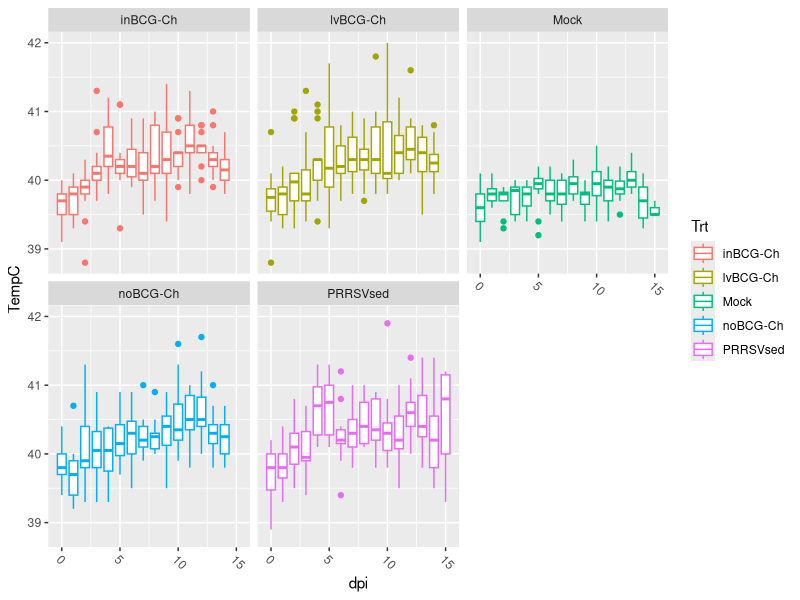
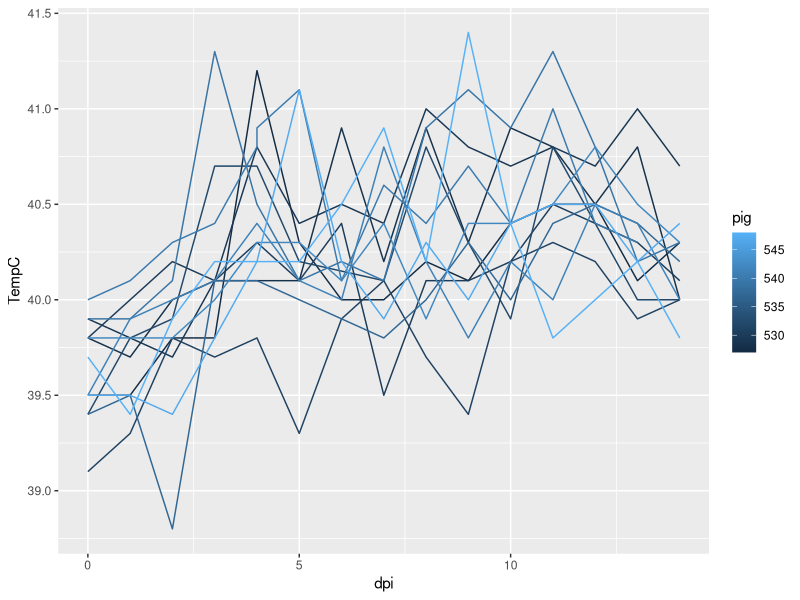

These charts were generated, in order, by the following R code:
setwd("~/Documents/FS Studies/FS17/FS17 Obj2 Temp Data/")
library(tidyverse) ##tidyverse contains ggplot2, dplyr, tidr, readr

Temp <- read.csv(file = "FS17 Obj2 Temp Data.csv", header = T, stringsAsFactors = F)
head(Temp)
Temp %>% ## shows temperature by dpi for each trt group individually
  ggplot(aes(x=dpi,y=TempC)) + 
  geom_boxplot(aes(group = dpi, color = Trt)) +
  theme(axis.text.x=element_text(angle = -45, hjust =0)) +
  facet_wrap( ~ Trt)

Temp %>% filter(Trt == "inBCG-Ch") %>% ##looks at individual pigs by treatment groups
  ggplot(aes(x=dpi, y=TempC)) +
  geom_line(aes(group = pig, color = pig))


## need function to calculate standard error for each treatment group by day post infection (dpi)
## something like... sem <- sd(x)/sqrt(length(x))
## and then use it in the code below and switch out sd for sem in geom_errorbar
Mean <- Temp %>%
  group_by(Trt, dpi) %>% 
  summarize(mean=mean(TempC), sd=sd(TempC), n=length(TempC)) %>%
  ggplot(aes(x=dpi, y=mean)) +
  geom_line(aes(group = Trt, color = Trt)) +
  geom_errorbar(aes(ymin=mean-sd, ymax=mean+sd, color=Trt))
